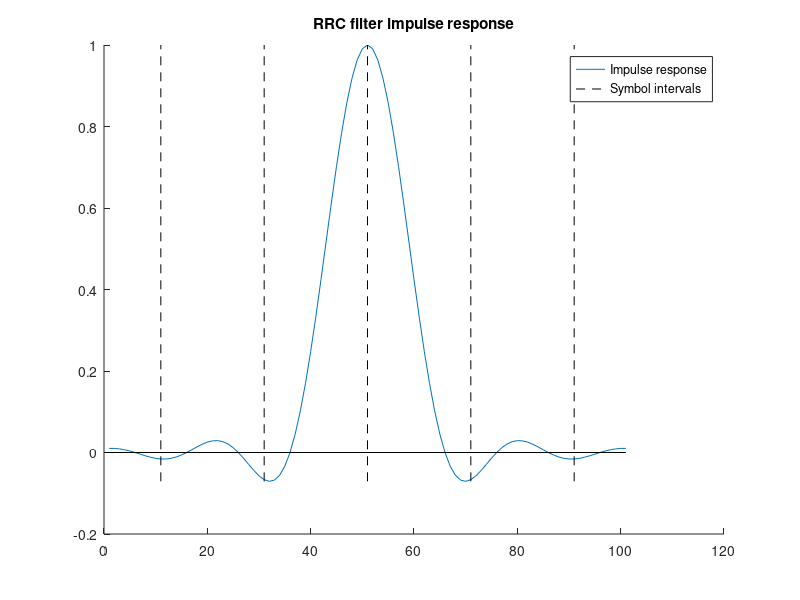
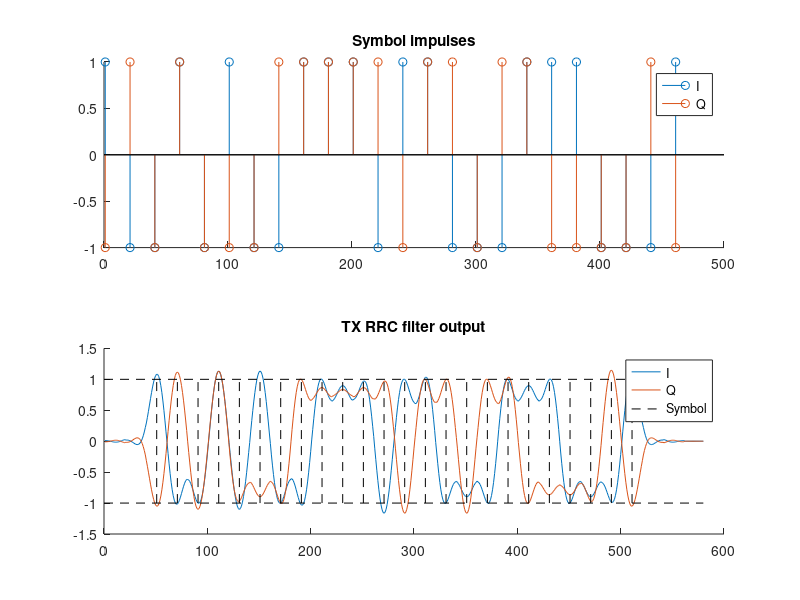
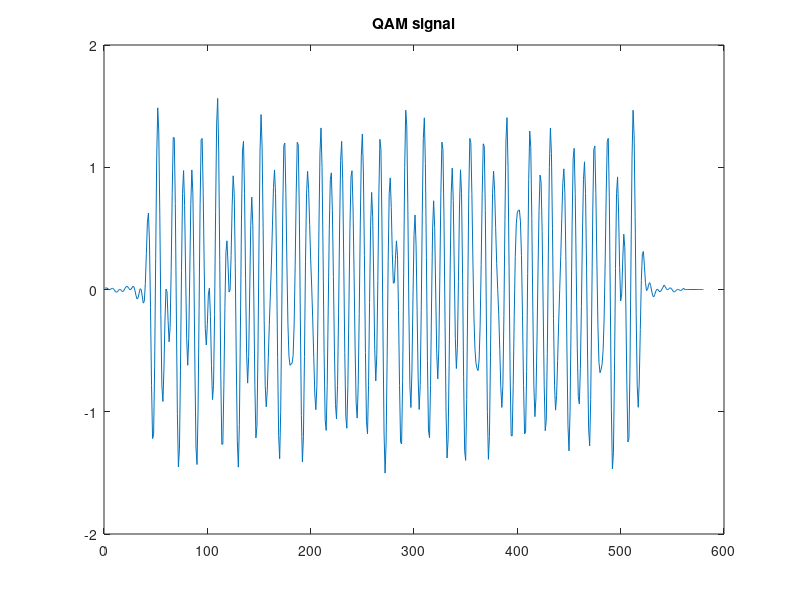
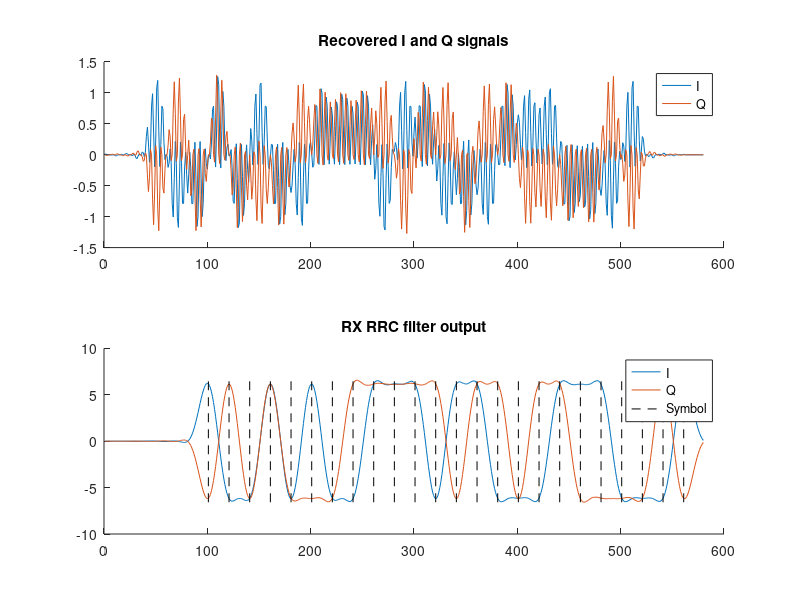

The MATLAB script that drew these images, in order: (Note: this script raises an error after producing the figures.)
clc
clear
close all;

%% QAM parameters

sampleFrequency = 96000; % Hz
carrierFrequency = 9600; % Hz (must be divisible by sample frequency)
pilotToneFrequency = 960; % Hz
carrierCyclesPerSymbol = 2.0; % increasing this value will increases spectral efficiency
bitsPerSymbol = 2; % must be an even number
symbolsPerRrcFilter = 5; % FIR filter length
beta = 1.0; % 0 = best spectral efficiency but requires infinite filter length, 1 = poor spectral efficiency but best ISI for finite filter length
oversamplingRatio = 1; % 1 = no oversampling
constellationRepetitions = 5;

if mod(sampleFrequency, carrierFrequency) ~= 0
    error('Carrier frequency must be divisible by sample frequency.');
end
if mod(carrierFrequency, pilotToneFrequency) ~= 0
    warning('Pilot tone frequency is not divisible by carrier frequency.  Carrier phase correction may take longer than necessary.');
end
if mod(carrierFrequency / carrierCyclesPerSymbol, pilotToneFrequency) ~= 0
    warning('Symbol frequency is not divisible by pilot tone frequency.  Symbol phase correction may take longer than necessary.');
end

fprintf('Bit rate:   %0.0f bps\n', bitsPerSymbol * (carrierFrequency / carrierCyclesPerSymbol));
fprintf('Latency:    %0.2f ms\n', 1000 * symbolsPerRrcFilter * carrierCyclesPerSymbol * (1 / carrierFrequency));
fprintf('Jitter:     %0.2f ms\n', 1000 * (1 / (carrierFrequency / carrierCyclesPerSymbol)));

samplesPerSymbol = carrierCyclesPerSymbol * (sampleFrequency / carrierFrequency);

%% RRC filter - https://en.wikipedia.org/wiki/Root-raised-cosine_filter

samplesPerRrcFilterSide = (symbolsPerRrcFilter / 2) * samplesPerSymbol;
samplesPerRrcFilter = 1 + symbolsPerRrcFilter * samplesPerSymbol;

tVector = linspace(-samplesPerRrcFilterSide, samplesPerRrcFilterSide, samplesPerRrcFilter);
T = samplesPerSymbol;

rrcFilterImpulseResponse = zeros(1, length(tVector));
for index = 1:length(tVector)
    t = tVector(index);
    if t == 0
        rrcFilterImpulseResponse(index) = (1 / T) * (1 + beta * ((4 / pi) - 1));
    elseif abs(t) == (T / (4 * beta))
        rrcFilterImpulseResponse(index) = (beta / (T * sqrt(2))) * ((1 + (2 / pi)) * sin(pi / (4 * beta)) + (1 - (2 / pi)) * cos(pi / (4 * beta)));
    else
        numerator = sin(pi * (t / T) * (1 - beta)) + 4 * beta * (t / T) * cos(pi * (t / T) * (1 + beta));
        denominator = pi * (t / T) * (1 - (4 * beta * (t / T))^2);
        rrcFilterImpulseResponse(index) = (1 / T) * (numerator / denominator);
    end
end

rrcFilterImpulseResponse = rrcFilterImpulseResponse * (1 / max(rrcFilterImpulseResponse));

figure;
hold on;
plot(rrcFilterImpulseResponse);
centreIndex = samplesPerRrcFilterSide + 1;
plot([centreIndex centreIndex], [min(rrcFilterImpulseResponse), max(rrcFilterImpulseResponse)], 'k--');
for symbolCount = 1:1:floor(symbolsPerRrcFilter / 2)
    index = centreIndex - (symbolCount * samplesPerSymbol);
    plot([index index], [min(rrcFilterImpulseResponse), max(rrcFilterImpulseResponse)], 'k--');
    index = centreIndex + (symbolCount * samplesPerSymbol);
    plot([index index], [min(rrcFilterImpulseResponse), max(rrcFilterImpulseResponse)], 'k--');
end
plot([0 length(tVector)], [0 0], 'k');
title('RRC filter impulse response');
legend('Impulse response', 'Symbol intervals');

%% Symbol modulation

amplitudes = linspace(-1, 1, sqrt(2^bitsPerSymbol));

iSequence = [];
qSequence = [];
for constellationCount = 1:(1 + constellationRepetitions)
    for iSequenceIndex = 1:length(amplitudes)
        for qSequenceIndex = 1:length(amplitudes)
%             if amplitudes(iSequenceIndex) == max(amplitudes) && amplitudes(qSequenceIndex) == max(amplitudes)
%                 continue; % omit top right constellation point
%             end
            iSequence = [iSequence, amplitudes(iSequenceIndex)];
            qSequence = [qSequence, amplitudes(qSequenceIndex)];
        end
    end
end

randomOrderIndexes = randperm(length(iSequence));
iSequence = iSequence(randomOrderIndexes);
qSequence = qSequence(randomOrderIndexes);

numberOfSymbols = length(iSequence);

iSequence = [iSequence, zeros(1, symbolsPerRrcFilter)];
qSequence = [qSequence, zeros(1, symbolsPerRrcFilter)];

iImpulses = zeros(1, length(iSequence) * samplesPerSymbol);
qImpulses = zeros(1, length(iSequence) * samplesPerSymbol);
for sequenceIndex = 1:numberOfSymbols
    symbolIndex = (sequenceIndex - 1) * samplesPerSymbol + 1;
    iImpulses(symbolIndex) = iSequence(sequenceIndex);
    qImpulses(symbolIndex) = qSequence(sequenceIndex);
end

iBaseband = filter(rrcFilterImpulseResponse, 1, iImpulses);
qBaseband = filter(rrcFilterImpulseResponse, 1, qImpulses);

figure;
subplot(2, 1, 1);
hold on;
title('Symbol impulses');
stem(find(iImpulses), iImpulses(iImpulses ~= 0));
stem(find(qImpulses), qImpulses(qImpulses ~= 0));
legend('I', 'Q');
subplot(2, 1, 2);
hold on;
title('TX RRC filter output');
plot(iBaseband);
plot(qBaseband);
txSymbolIndexes = (samplesPerRrcFilterSide + 1) + (0:samplesPerSymbol:((numberOfSymbols - 1) * samplesPerSymbol));
for txSampleIndex = txSymbolIndexes
    plot([txSampleIndex, txSampleIndex], [amplitudes(1), amplitudes(end)], 'k--');
end
for amplitudeIndex = 1:length(amplitudes)
    plot([0 length(iBaseband)], [amplitudes(amplitudeIndex), amplitudes(amplitudeIndex)], 'k--');
end
legend('I', 'Q', 'Symbol');

%% QAM signal

samplePeriod = 1 / sampleFrequency;
time = 0:samplePeriod:((length(iBaseband) * samplePeriod) - samplePeriod);
iCarrier = cos(2 * pi * carrierFrequency * time);
qCarrier = -sin(2 * pi * carrierFrequency * time);

iSignal = iBaseband .* iCarrier;
qSignal = qBaseband .* qCarrier;

qamSignal = iSignal + qSignal;

%% Pilot tone

% pilotTone = sin(2 * pi * pilotToneFrequency * time);
% qamSignal = qamSignal + pilotTone;

%% Audio loopback

% outputGain = -0.05; % account for DAC inversion
% startStopDelay = 0.2; % delay between sound start/stop and record start/stop
%
% audiorecorderObject = audiorecorder(sampleFrequency, 24, 1); % 24-bit, single channel
%
% sound(outputGain * qamSignal, sampleFrequency);
% pause(startStopDelay);
% record(audiorecorderObject);
% pause((length(qamSignal) * samplePeriod) - startStopDelay);
% stop(audiorecorderObject);
%
% qamSignal = getaudiodata(audiorecorderObject);
% time = 0:samplePeriod:((length(qamSignal) * samplePeriod) - samplePeriod);
%
% save('audioLoopback.mat');
% load('audioLoopback.mat'); % comment out all lines above this to use most recent audio

%% Plot QAM signal

figure;
plot(qamSignal);
title('QAM signal');

%% Frequency spectrum - https://uk.mathworks.com/help/matlab/ref/fft.html

% startFrequency = 0; % Hz
% stopFrquency = 24000; % Hz
% resolutionBandwidth = 100; % Hz
%
% numberOfSamples = length(qamSignal);
% fftComplex = fft(qamSignal);
% fftReal = abs(fftComplex / numberOfSamples);
% fftReal = fftReal(1:round((numberOfSamples / 2) + 1)); % exclude reflection
% fftReal(2:(end - 1)) = 2 * fftReal(2:(end - 1));
% fftFrequencies = sampleFrequency * (0:(numberOfSamples / 2)) / numberOfSamples;
%
% binEdges = startFrequency:resolutionBandwidth:stopFrquency;
% binCentres = binEdges(2:end) - (resolutionBandwidth / 2);
% numberOfBins = length(binCentres);
% binAverage = zeros(1, numberOfBins);
% for binIndex = 2:numberOfBins
%     selectedIndexes = (fftFrequencies >= binEdges(binIndex - 1)) & (fftFrequencies < binEdges(binIndex));
%     numberOfSelectedIndexes = length(selectedIndexes);
%     binAverage(binIndex) = sum(fftReal(selectedIndexes)) / numberOfSelectedIndexes;
% end
%
% figure;
% hold on;
% plot(binCentres / 1000, binAverage * (1 / max(binAverage)));
% xlim([0, stopFrquency / 1000]);
% title('Frequency spectrum');
% xlabel('Frequency (kHz)');

%% AGC using pilot tone

% qamSignal = pilotToneAgc(qamSignal, sampleFrequency, pilotToneFrequency);

%% Pilot tone PPL

% [~, pilotToneInverseSin] = pilotTonePll(qamSignal, sampleFrequency, pilotToneFrequency);

%% Oversampling

oversampledSampleFrequency = oversamplingRatio * sampleFrequency;
oversampledTime = linspace(time(1), time(end), oversamplingRatio * length(time));
oversampledQamSignal = interp1(time, qamSignal, oversampledTime, 'linear');
oversampledSamplesPerFilter = oversamplingRatio * samplesPerRrcFilter;
oversampledSamplesPerSymbol = oversamplingRatio * samplesPerSymbol;
oversampledFilterImpulseResponse = interp1(1:samplesPerRrcFilter, rrcFilterImpulseResponse, linspace(1, samplesPerRrcFilter, oversamplingRatio * samplesPerRrcFilter), 'linear');
% oversampledPilotToneInverseSin = interp1(time, pilotToneInverseSin, oversampledTime, 'linear');

%% Demodulation

% pilotToneCarrierRatio = (carrierFrequency / pilotToneFrequency);
% pilotToneSymbolRatio = (carrierFrequency / carrierCyclesPerSymbol / pilotToneFrequency);
% constellationPoints = demodulator(oversampledQamSignal, oversampledSampleFrequency, oversampledFilterImpulseResponse, oversampledPilotToneInverseSin, pilotToneCarrierRatio, pilotToneSymbolRatio);

%% Constellation scale correction

% constellationPoints = constellationScaleCorrection(constellationPoints, bitsPerSymbol);
%
% figure;
% hold on;
% plot(constellationPoints(:, 1), constellationPoints(:, 2), '.');
% axis square;
% grid on;
% title('IQ constellation');
% xlabel('I');
% ylabel('Q');
% axisLimit = sqrt(2^bitsPerSymbol);
% xticks(-axisLimit:2:axisLimit);
% yticks(-axisLimit:2:axisLimit);
% xlim([-axisLimit, axisLimit]);
% ylim([-axisLimit, axisLimit]);
% set(gca, 'Yticklabel', [])
% set(gca, 'Xticklabel', []);

%% Cheat demodulation (not compatible with audio loopback)

recoveredICarrier = cos(2 * pi * carrierFrequency * oversampledTime);
recoveredQCarrier = -sin(2 * pi * carrierFrequency * oversampledTime);
rxSymbolIndexes = oversampledSamplesPerFilter + (0:oversampledSamplesPerSymbol:((numberOfSymbols - 1) * oversampledSamplesPerSymbol));

recoveredISignal = oversampledQamSignal .* recoveredICarrier;
recoveredQSignal = oversampledQamSignal .* recoveredQCarrier;

recoveredIBaseband = filter(oversampledFilterImpulseResponse, 1, recoveredISignal);
recoveredQBaseband = filter(oversampledFilterImpulseResponse, 1, recoveredQSignal);

constellationPoints = zeros(length(rxSymbolIndexes), 2);
for index = 1:length(rxSymbolIndexes)
    symbolIndex = rxSymbolIndexes(index);
    constellationPoints(index, :) = [recoveredIBaseband(symbolIndex), recoveredQBaseband(symbolIndex)];
end

figure;
subplot(2, 1, 1);
hold on;
title('Recovered I and Q signals');
plot(recoveredISignal);
plot(recoveredQSignal);
legend('I', 'Q');
subplot(2, 1, 2);
hold on;
title('RX RRC filter output');
plot(recoveredIBaseband);
plot(recoveredQBaseband);
for rxSampleIndex = rxSymbolIndexes
    plot([rxSampleIndex rxSampleIndex], [min([recoveredIBaseband recoveredQBaseband]), max([recoveredIBaseband recoveredQBaseband])], 'k--');
end
legend('I', 'Q', 'Symbol');

figure;
subplot(2, 1, 1);
hold on;
for rxSymbolIndexesIndex = 2:2:(length(rxSymbolIndexes) - 1)
    rxSymbolStartIndex = rxSymbolIndexes(rxSymbolIndexesIndex) - oversampledSamplesPerSymbol;
    rxSymbolSEndIndex = rxSymbolIndexes(rxSymbolIndexesIndex) + oversampledSamplesPerSymbol;
    plot(recoveredIBaseband(rxSymbolStartIndex:rxSymbolSEndIndex), 'b');
end
title('I eye diagram');
subplot(2, 1, 2);
hold on;
for rxSymbolIndexesIndex = 2:2:(length(rxSymbolIndexes) - 1)
    rxSymbolStartIndex = rxSymbolIndexes(rxSymbolIndexesIndex) - oversampledSamplesPerSymbol;
    rxSymbolSEndIndex = rxSymbolIndexes(rxSymbolIndexesIndex) + oversampledSamplesPerSymbol;
    plot(recoveredQBaseband(rxSymbolStartIndex:rxSymbolSEndIndex), 'b');
end
title('Q eye diagram');

figure;
hold on;
plot(constellationPoints(:, 1), constellationPoints(:, 2), '.');
axis square;
axis equal;
title('IQ constellation');

%% Distribute figures across screen

distributeFigures(false);
